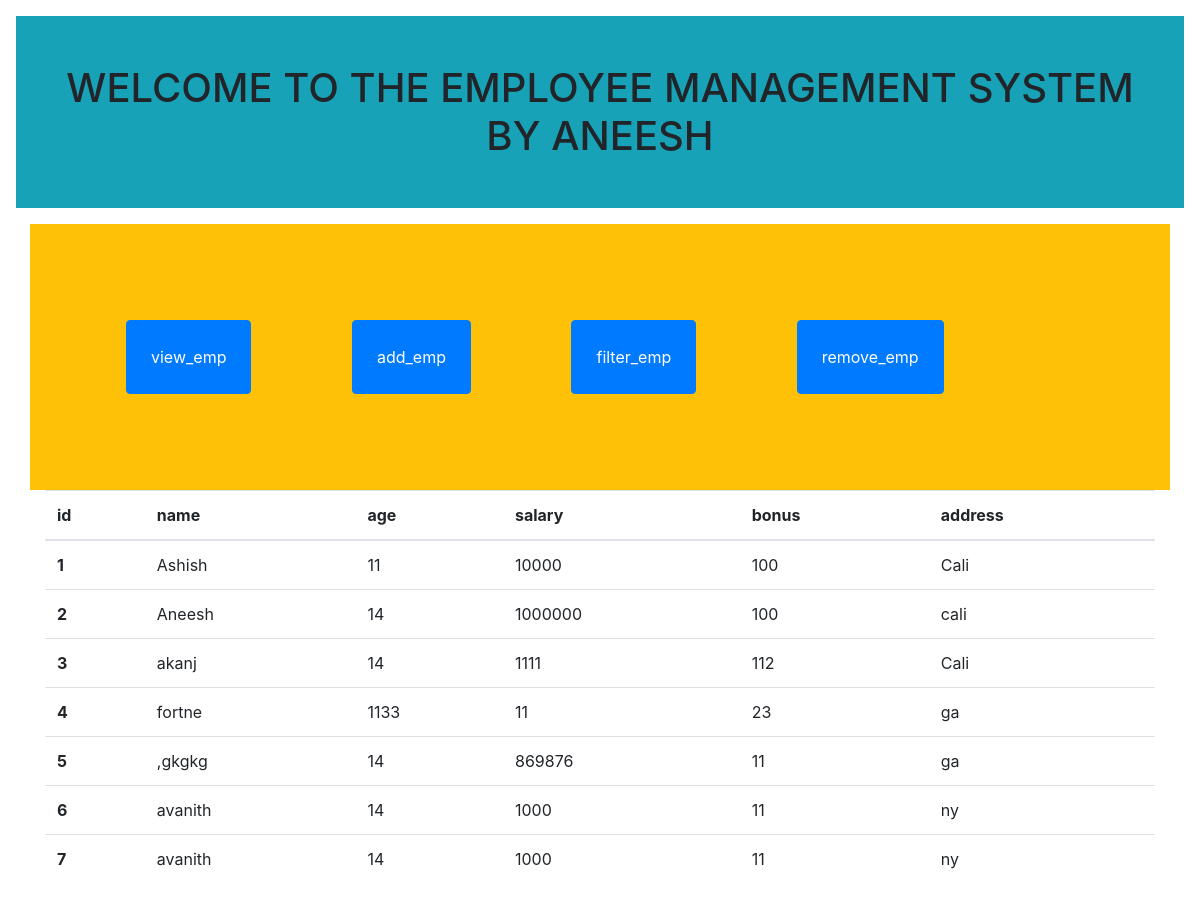
The page /view_emp on the database its author committed.
### enroll/models.py (models this page shows)
class Employee(models.Model):
    name = models.CharField(max_length=100)
    age = models.IntegerField()
    address = models.CharField(max_length=100)
    salary = models.IntegerField()
    bonus = models.IntegerField()

### enroll/views.py (the view)
# urls.py: path("view_emp", views.view),
def view(request):
    emps = Employee.objects.all()
    return render(request , 'enroll/view.html', {'emps': emps} )

### enroll/templates/enroll/view.html (shortened to what this page needs)
{% extends 'enroll/base.html' %}
{% block content%}
<div class="container">
    <table class="table table-hover">
        <thead>
            <tr>
                <th scope="col">id</th>
                <th scope="col">name</th>
                <th scope="col">age</th>
                <th scope="col">salary</th>
                <th scope="col">bonus</th>
                <th scope="col">address</th>
            </tr>
        </thead>
        <tbody>
            {% for emp in emps %}
        <tr>
            <th scope="row">{{emp.id}}</th>
            <td>{{emp.name}}</td>
            <td>{{emp.age}}</td>
            <td>{{emp.salary}}</td>
            <td>{{emp.bonus}}</td>
            <td>{{emp.address}}</td>
        </tr>
        {% endfor %}
        </tbody>
    </table>
    </div>
{% endblock content %}

### enroll/templates/enroll/base.html (shortened to what this page needs)
<!doctype html>
<html lang="en">
  <head>
    <link rel="stylesheet" href="https://cdn.jsdelivr.net/npm/bootstrap@4.0.0/dist/css/bootstrap.min.css">
  </head>
  <body>
    <h1 class="bg-info text-center p-5 m-3 text warning"> WELCOME TO THE EMPLOYEE MANAGEMENT SYSTEM BY ANEESH </h1>
    <div class="container p-5 bg-warning">
      <a class="btn btn-primary m-5 p-4" href="view_emp" role="button">
    view_emp</a>
      <a class="btn btn-primary m-5 p-4" href="add_emp" role="button">
    add_emp</a>
      <a class="btn btn-primary m-5 p-4" href="filter_emp" role="button">
    filter_emp</a>
      <a class="btn btn-primary m-5 p-4 " href="remove_emp" role="button">
    remove_emp</a>
    </div>
    {% block content%}{% endblock content %}
  </body>
</html>

### rows shown on the page
Employee: id "1", name "Ashish", age "11", salary "10000", bonus "100", address "Cali"
Employee: id "2", name "Aneesh", age "14", salary "1000000", bonus "100", address "cali"
Employee: id "3", name "akanj", age "14", salary "1111", bonus "112", address "Cali"
Employee: id "4", name "fortne", age "1133", salary "11", bonus "23", address "ga"
Employee: id "5", name ",gkgkg", age "14", salary "869876", bonus "11", address "ga"
Employee: id "6", name "avanith", age "14", salary "1000", bonus "11", address "ny"
Employee: id "7", name "avanith", age "14", salary "1000", bonus "11", address "ny"
